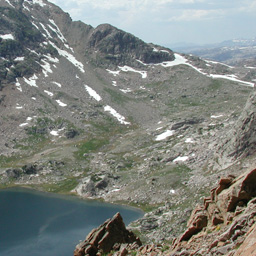
#> input picture src/data/imgstat/alpine.png, 256 x 256 px
$ python '3a.Natural Image Statistics.py'   (Python 2 division)
#> lines starting #> are read from the running program, lines starting #| are printed output that depends on the picture

# coding: utf-8

# # Image statistics

# ##First-order

# In[3]:

# Load neccessary python modules
from skimage import io, color, filter # skimage is an image processing library
import matplotlib.pyplot as plt # matplotlib provides plot functions similar to MATLAB
import numpy as np # numpy provides efficient matrix implementation in python
from scipy import ndimage, stats, signal # scipy provides scientific computing functions
from IPython.html.widgets.interaction import interact
# interact function can create an interactive interface to allow user to manipulate parameters and see the result,
# similar to "Manipulate" in Mathematica

import math

get_ipython().magic(u'matplotlib inline')


# ##Load test image

# In[5]:

im = io.imread('../data/imgstat/alpine.png');
#> im is the input picture: shape (256, 256, 3); mean R, G, B 125.8, 130.6, 126
# im = io.imread('../data/imgstat/lake.jpg')
grayIm = color.rgb2gray(im)
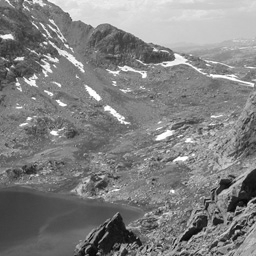
#> grayIm: shape (256, 256) float64; min 0.0142, max 1, mean 0.507
plt.figure(); io.imshow(grayIm)
#> (this line was passed over: IPython is not available in this run)
#> (this line was passed over: IPython is not available in this run)


# ##Histogram of intensities

# In[6]:

#> (the run stopped early here; a loop or call above may not have finished)

$ run again, with src/data/imgstat/lake.jpg saved as src/data/imgstat/alpine.png
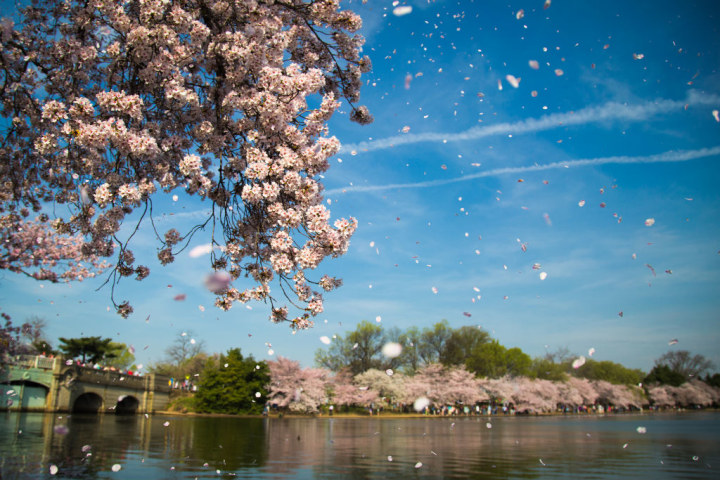
#> input picture src/data/imgstat/lake.jpg, 720 x 480 px
#> im is the input picture: shape (480, 720, 3); mean R, G, B 93.5, 121, 133
#> `grayIm = color.rgb2gray(im)`:
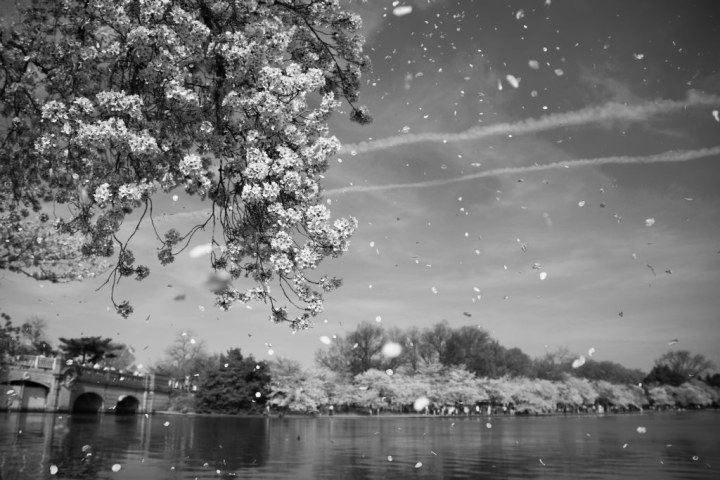
#> grayIm: shape (480, 720) float64; min 0, max 0.998, mean 0.455
